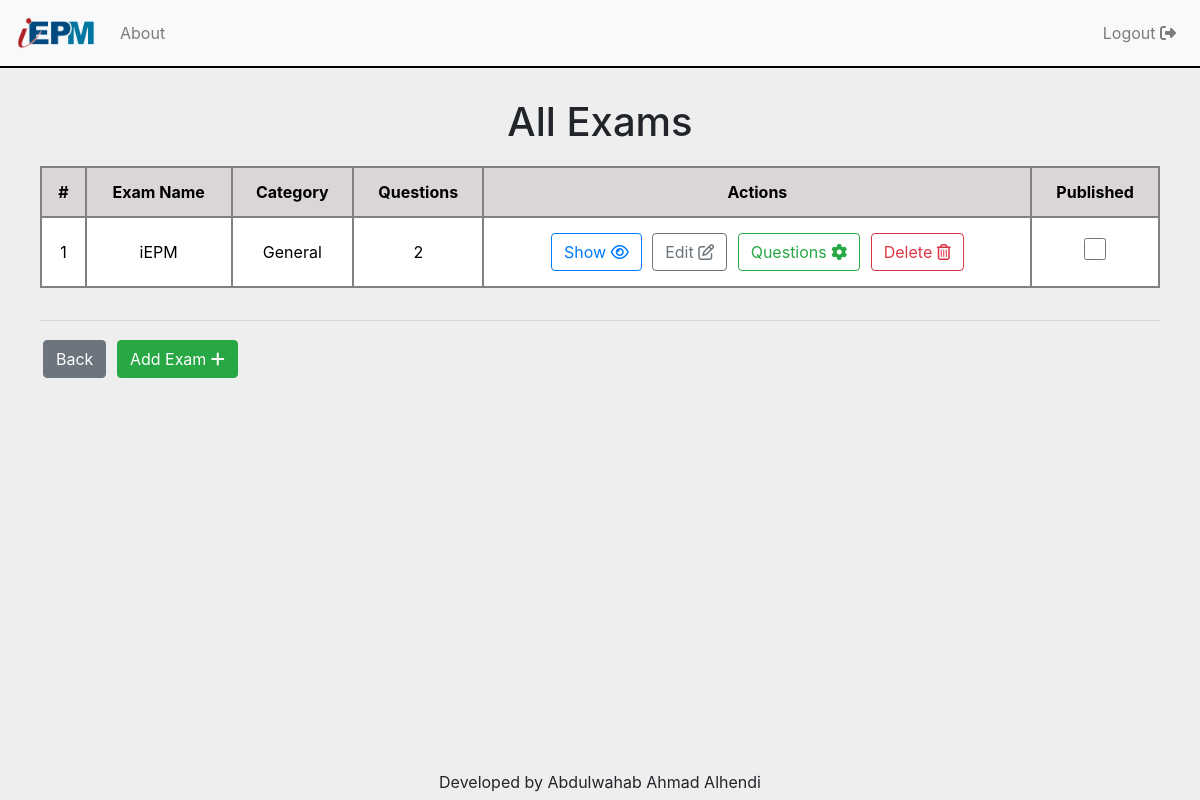
/all_exams/ (signed in), run on an earlier commit of the app's database.
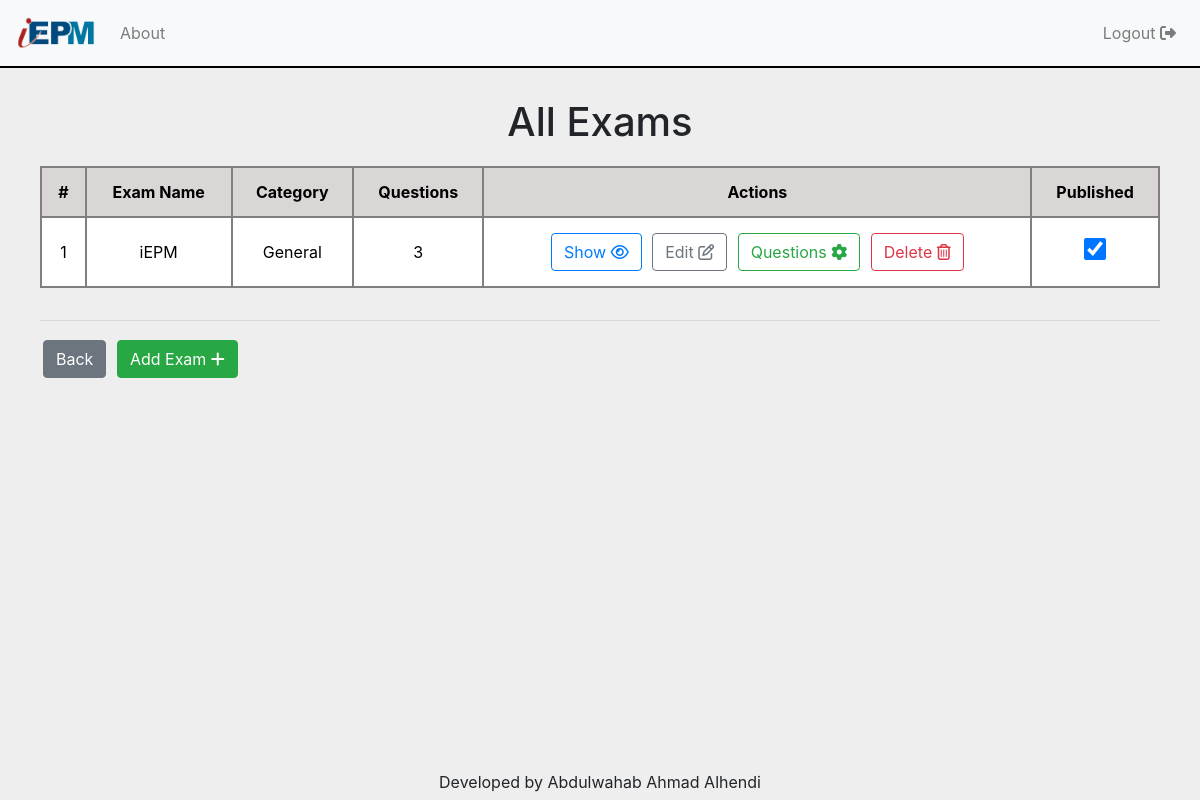
And on a later commit of the database.
### main_app/models.py (models this page shows, shortened)
class Exam(models.Model):
    examiner = models.ForeignKey(MyUser, on_delete=models.CASCADE, related_name='exams')
    exam_name = models.CharField(max_length=255)
    slug = models.SlugField(null=True, blank=True)
    category = models.CharField(max_length=255)
    exam_creation_date = models.DateTimeField(default=timezone.datetime.now())
    is_published = models.BooleanField(default=False)
    students = models.ManyToManyField(MyUser, related_name='+')
    num_of_questions = models.IntegerField(default=0)

### main_app/views.py (the view)
# urls.py: path('all_exams/', users_views.all_exams, name='all_exams'),
def all_exams(request):
    exams = Exam.objects.filter(examiner=request.user.myuser)
    for exam in exams:
        n = Question.objects.filter(exam=exam)
        exam.num_of_questions = len(n)
    data = {
        'exams': exams,
        'current_user': request.user.myuser,
        'exams_count': range(len(exams))
    }
    return render(request, 'main_app/all_exams.html', data)

### main_app/templates/main_app/all_exams.html (shortened to what this page needs)
{% extends 'base.html' %}
{% load crispy_forms_tags %}
{% load static %}
{% block custom_css %}
    <link rel="stylesheet" href="{% static 'main_app/css/all_exams.css' %}">
{% endblock %}
{% block logout_in_navbar %}
    {% include 'sign_out_button.html' %}
{% endblock %}
{% block content %}
    <div class="container">
        <div class="row">
            <div class="col">
                <div class="display-4">All Exams</div>
                <div class="table-responsive">
                    <table class="table">
                        {% if exams %}
                        <thead>
                            <tr>
                                <th>#</th>
                                <th>Exam Name</th>
                                <th>Category</th>
                                <th>Questions</th>
                                <th>Actions</th>
                                <th>Published</th>
                            </tr>
                        </thead>
                        <tbody id="table_body">
                            {% for exam in exams %}
                            <tr>
                                <td class="examsCounter">{{ forloop.counter }}</td>
                                <td>{{ exam.exam_name }}</td>
                                <td>{{ exam.category }}</td>
                                <td>{{ exam.num_of_questions }}</td>
                                <td>
                                    <form style="display: inline" method="post" action="{% url 'main:show_exam' exam.id %}">{% csrf_token %}
                                        <button type="submit" class="btn btn-outline-primary">Show <i class="fa fa-eye"></i></button>
                                    </form>
                                    <form style="display: inline" method="post" action="{% url 'main:edit_exam' exam.id %}">{% csrf_token %}
                                        <button type="submit" class="btn btn-outline-secondary">Edit <i class="far fa-edit"></i></button>
                                    </form>
                                    <form style="display: inline" method="post" action="{% url 'main:manage_questions' exam.id %}">{% csrf_token %}
                                        <button type="submit" class="btn btn-outline-success">Questions <i class="fa fa-cog"></i></button>
                                    </form>
                                    <button type="button" onclick="delete_exam({{exam.id}}, '{{exam.exam_name}}')" class="btn btn-outline-danger">Delete <i class="far fa-trash-alt"></i></button>
                                </td>
                                <td>
                                    <input id="publish_exam_{{exam.id}}" type="checkbox" onclick="publish_exam({{exam.id}}, '{{exam.exam_name}}', '{{ exam.num_of_questions }}')"
                                           {% if exam.is_published %} checked {% endif %}>
                                </td>
                            </tr>
                            {% endfor %}
                        {% else %}
                                <h4 class="noExams">No exams found</h4>
                        {% endif %}
                        </tbody>
                    </table>
                </div>
                <hr>
                <a href="{% url 'users:examiner_profile' current_user.slug %}"  class="btn btn-secondary myBtn">Back</a>
                <a class="btn btn-success" href="{% url 'main:add_exam' %}">Add Exam <i class="fa fa-plus"></i></a>
            </div>
        </div>
    </div>
{% endblock %}

What changed in the data, as far as the page shows it:
changed Exam "iEPM": num_of_questions "2" → "3"; is_published "☐" → "☑"
